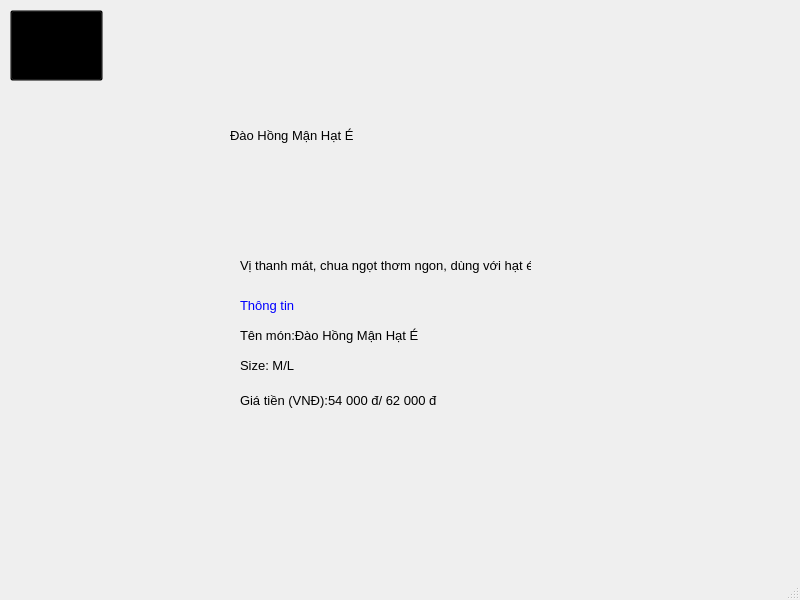
<?xml version="1.0" encoding="UTF-8"?>
<ui version="4.0">
 <class>MainWindow</class>
 <widget class="QMainWindow" name="MainWindow">
  <property name="geometry">
   <rect>
    <x>0</x>
    <y>0</y>
    <width>800</width>
    <height>600</height>
   </rect>
  </property>
  <property name="windowTitle">
   <string>MainWindow</string>
  </property>
  <widget class="QWidget" name="centralwidget">
   <widget class="QLabel" name="label">
    <property name="geometry">
     <rect>
      <x>-20</x>
      <y>100</y>
      <width>281</width>
      <height>311</height>
     </rect>
    </property>
    <property name="text">
     <string/>
    </property>
    <property name="pixmap">
     <pixmap>../images/Đào-hồng-mận-hột-é-1.png</pixmap>
    </property>
    <property name="scaledContents">
     <bool>true</bool>
    </property>
   </widget>
   <widget class="QLabel" name="label_3">
    <property name="geometry">
     <rect>
      <x>230</x>
      <y>150</y>
      <width>47</width>
      <height>91</height>
     </rect>
    </property>
    <property name="text">
     <string/>
    </property>
    <property name="pixmap">
     <pixmap>../images/ico-cold.png</pixmap>
    </property>
    <property name="scaledContents">
     <bool>true</bool>
    </property>
   </widget>
   <widget class="QLabel" name="label_4">
    <property name="geometry">
     <rect>
      <x>230</x>
      <y>110</y>
      <width>311</width>
      <height>51</height>
     </rect>
    </property>
    <property name="font">
     <font>
      <pointsize>10</pointsize>
     </font>
    </property>
    <property name="text">
     <string>Đào Hồng Mận Hạt É</string>
    </property>
   </widget>
   <widget class="QLabel" name="label_5">
    <property name="geometry">
     <rect>
      <x>240</x>
      <y>255</y>
      <width>291</width>
      <height>21</height>
     </rect>
    </property>
    <property name="font">
     <font>
      <pointsize>10</pointsize>
     </font>
    </property>
    <property name="text">
     <string>Vị thanh mát, chua ngọt thơm ngon, dùng với hạt é.</string>
    </property>
   </widget>
   <widget class="QLabel" name="label_6">
    <property name="geometry">
     <rect>
      <x>240</x>
      <y>290</y>
      <width>91</width>
      <height>31</height>
     </rect>
    </property>
    <property name="font">
     <font>
      <pointsize>10</pointsize>
     </font>
    </property>
    <property name="styleSheet">
     <string notr="true">color:blue
</string>
    </property>
    <property name="text">
     <string>Thông tin</string>
    </property>
   </widget>
   <widget class="QLabel" name="label_7">
    <property name="geometry">
     <rect>
      <x>240</x>
      <y>320</y>
      <width>401</width>
      <height>31</height>
     </rect>
    </property>
    <property name="font">
     <font>
      <pointsize>10</pointsize>
     </font>
    </property>
    <property name="text">
     <string>Tên món:Đào Hồng Mận Hạt É</string>
    </property>
   </widget>
   <widget class="QLabel" name="label_8">
    <property name="geometry">
     <rect>
      <x>240</x>
      <y>350</y>
      <width>221</width>
      <height>31</height>
     </rect>
    </property>
    <property name="font">
     <font>
      <pointsize>10</pointsize>
     </font>
    </property>
    <property name="text">
     <string>Size: M/L</string>
    </property>
   </widget>
   <widget class="QLabel" name="label_9">
    <property name="geometry">
     <rect>
      <x>240</x>
      <y>380</y>
      <width>261</width>
      <height>41</height>
     </rect>
    </property>
    <property name="font">
     <font>
      <pointsize>10</pointsize>
     </font>
    </property>
    <property name="text">
     <string>Giá tiền (VNĐ):54 000 đ/ 62 000 đ</string>
    </property>
   </widget>
   <widget class="QPushButton" name="btn_comback">
    <property name="geometry">
     <rect>
      <x>10</x>
      <y>10</y>
      <width>93</width>
      <height>71</height>
     </rect>
    </property>
    <property name="styleSheet">
     <string notr="true">background: transparent;</string>
    </property>
    <property name="text">
     <string/>
    </property>
    <property name="icon">
     <iconset>
      <normaloff>../images/5296673.png</normaloff>../images/5296673.png</iconset>
    </property>
    <property name="iconSize">
     <size>
      <width>60</width>
      <height>60</height>
     </size>
    </property>
   </widget>
  </widget>
  <widget class="QMenuBar" name="menubar">
   <property name="geometry">
    <rect>
     <x>0</x>
     <y>0</y>
     <width>800</width>
     <height>26</height>
    </rect>
   </property>
  </widget>
  <widget class="QStatusBar" name="statusbar"/>
 </widget>
 <resources/>
 <connections/>
</ui>
